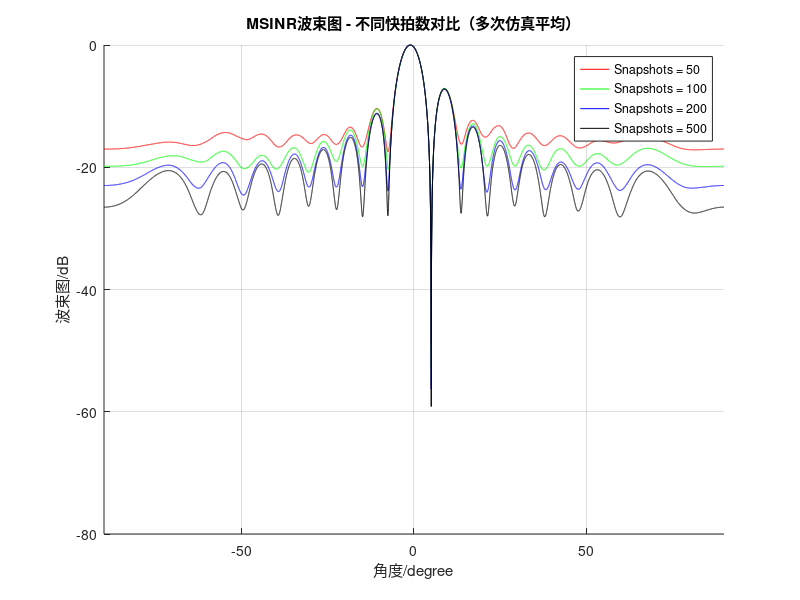

The MATLAB script that drew this image:
clc;
clear;
close all;
M = 16; % 阵元数
thetas = 0; % 信号入射角度
d = 0.5; % 阵元间距（半波长）
thetai = [5]; % 干扰入射角度
n = [0:M-1]';
vs = exp(-j * 2 * pi * d * n * sind(thetas)); % 信号方向向量
vi = exp(-j * 2 * pi * d * n * sind(thetai)); % 干扰方向向量
f = 16000; % 载波频率
snr = 10; % 信噪比
inr = 10; % 干噪比
rvar = 1; % 信号功率

snapshots_list = [50, 100, 200, 500]; % 不同的快拍数
colors = ['r', 'g', 'b', 'k']; % 用不同颜色区分不同快拍数
num_trials = 100; % 多次仿真次数

figure;
hold on;
for idx = 1:length(snapshots_list)
    snapshots = snapshots_list(idx);
    t = [0:1:snapshots-1] / 200;
    de = rvar * exp(j * 2 * pi * f * t); % 期望信号
    xs = vs * de; % 构造有用信号
    B1_avg = zeros(1, 18001); % 存储多个仿真结果的平均
    
    for trial = 1:num_trials
        xi1 = [randn(length(thetai), snapshots) + j * randn(length(thetai), snapshots)];
        xi = vi * xi1; % 构造干扰信号
        noise = 10^(-snr / 10) * [randn(M, snapshots) + j * randn(M, snapshots)]; % 噪声
        X = xs + xi + noise;
        R = X * X' / snapshots; % 包含目标信号的协方差矩阵
        Rn = (xi + noise) * (xi + noise)' / snapshots; % 干扰和噪声协方差矩阵
        [V, D] = eig(R, Rn);
        [a, b] = max(diag(D));
        wop3 = V(:, b);

        % 扫描角度范围并累加波束图
        sita = -90:0.01:90;
        v = exp(-j * pi * n * sind(sita));
        B1 = abs(wop3' * v);
        B1_avg = B1_avg + B1; % 累加每次仿真的波束图
    end
    
    % 取平均并绘制波束图
    B1_avg = B1_avg / num_trials;
    plot(sita, 20 * log10(B1_avg / max(B1_avg)), colors(idx), 'DisplayName', ['Snapshots = ' num2str(snapshots)]);
end

title('MSINR波束图 - 不同快拍数对比（多次仿真平均）')
xlabel("角度/degree")
ylabel("波束图/dB")
legend('show');
grid on;
axis([-90 90 -80 0]);
hold off;
